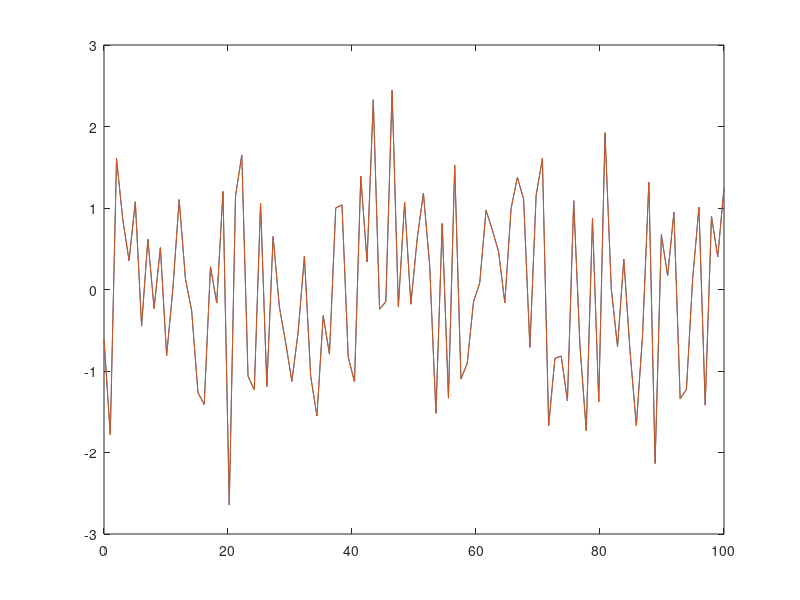

Source code (MATLAB):


X_Start=0;
X_End=100;
Y_Offset=10;

x=linspace(X_Start,X_End);
x=x';
y=x+Y_Offset+randn(size(x));



plot(x,y);
ylim([0,max(y)]);

X = [ones(size(x)) x];
[b,bint,r,rint,stats] = regress(y,X);

Mean_Individual=X*b;

Y_Detrend=r;

Y_Individual=y-Mean_Individual;


plot(x,Y_Detrend,x,Y_Individual)





